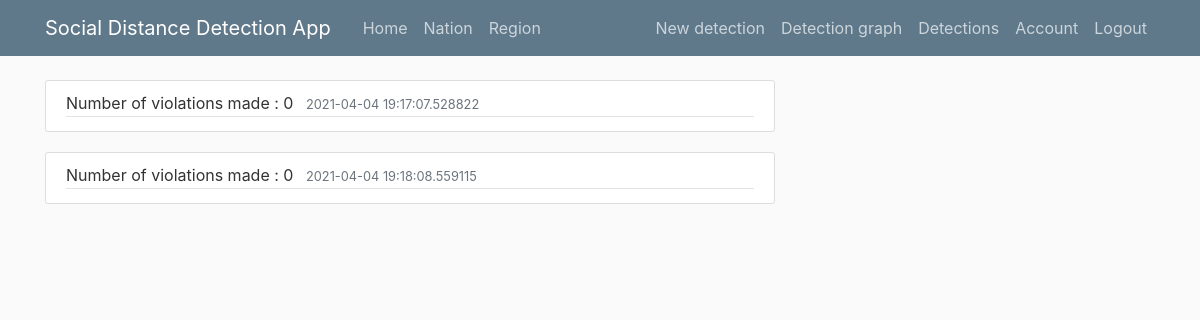
/detectionsMade (signed in), run on the app's committed database.
### app/models.py (models this page shows, shortened)
class Detections(db.Model):
    id = db.Column(db.Integer, primary_key=True)
    numberOfViolations = db.Column(db.Integer)
    date_posted = db.Column(db.DateTime, nullable=False, default=datetime.utcnow)
    user_id = db.Column(db.Integer, db.ForeignKey('user.id'), nullable=False)

### app/routes.py (the view)
@app.route("/detectionsMade")
@login_required
def detection_made():
    user = current_user
    detections = user.detections
    return render_template('detectionsMade.html', title='Detections made', detections=detections)

### app/models.py (called while the page is built)
@login_manager.user_loader
def load_user(user_id):
    return User.query.get(int(user_id))

### app/templates/detectionsMade.html
{%  extends "layout.html" %}
{% block content %}
    {% for detection in detections %}
        <article class="media content-section">
          <div class="media-body">
            <div class="article-metadata">
              <a class="mr-2">Number of violations made : {{ detection.numberOfViolations }}</a>
              <small class="text-muted">{{ detection.date_posted }}</small>
            </div>
          </div>
        </article>
    {% endfor %}
{% endblock content %}

### app/static/main.css (style rules this page uses)
body { background: #fafafa; color: #333333; margin-top: 5rem; }
.content-section { background: #ffffff; padding: 10px 20px; border: 1px solid #dddddd; border-radius: 3px; margin-bottom: 20px; }
.article-metadata { padding-bottom: 1px; margin-bottom: 4px; border-bottom: 1px solid #e3e3e3 }

### data on the page
Detections: numberOfViolations "0", date_posted "2021-04-04 19:17:07.528822"
Detections: numberOfViolations "0", date_posted "2021-04-04 19:18:08.559115"
